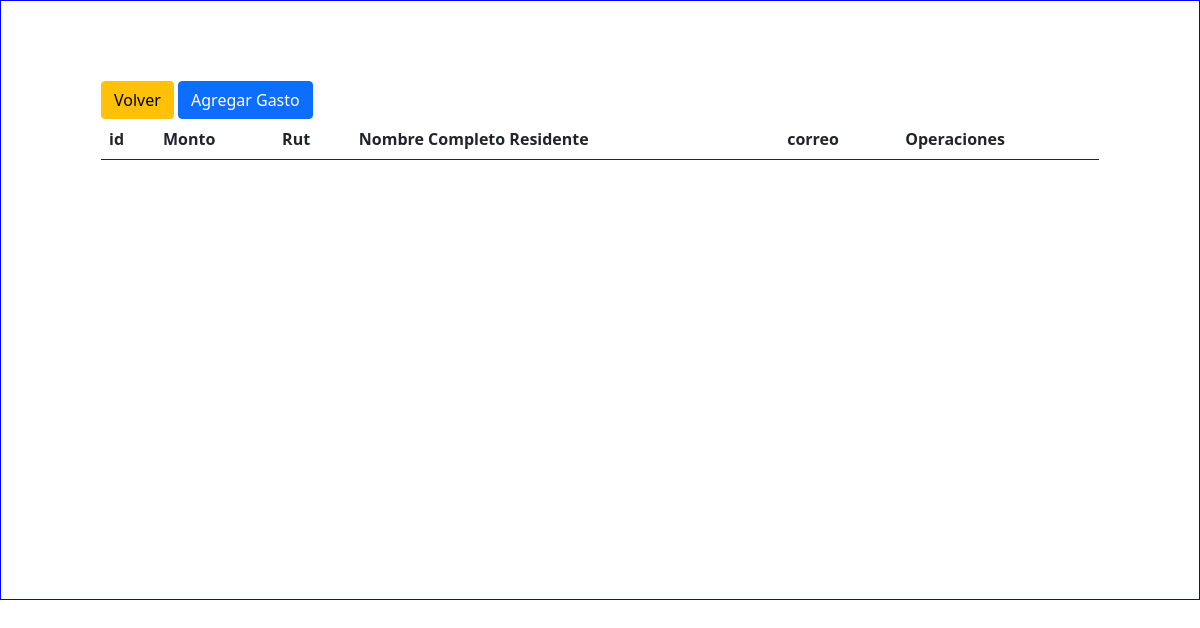
The app's page /gastos/, older data.
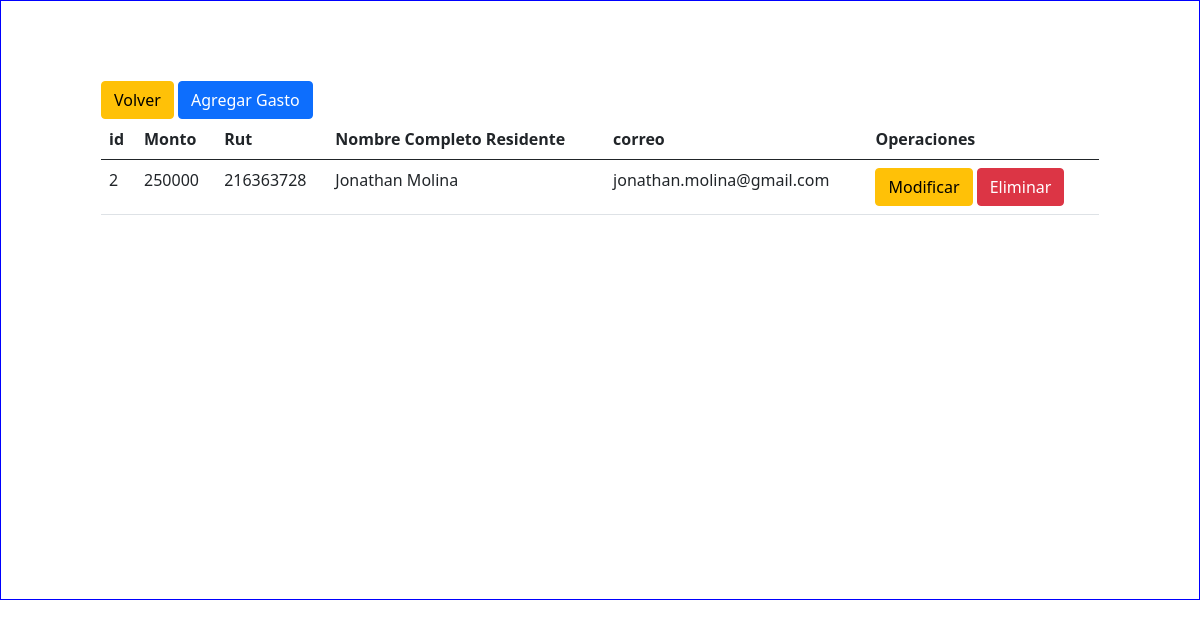
The same page, newer data.
### aplicacion/models.py (models this page shows, shortened)
class Gasto_Comun(models.Model):
    id_gasto_comun=models.AutoField(primary_key=True)
    monto=models.IntegerField()
    fecha_vencimiento=models.DateField()
    residente = models.ForeignKey(Residente, on_delete=models.CASCADE)

class Residente(models.Model):
    rut=models.IntegerField(primary_key=True,null=False)
    nombre_completo=models.CharField(max_length=100)
    telefono=models.IntegerField()
    correo_usuario=models.CharField( max_length=64)

### aplicacion/views.py (the view)
# urls.py: path("gastos/",gastos,name="Gastos"),
def gastos (request):
    gastos=Gasto_Comun.objects.all()
    datos={
        "gasto":gastos
    }
    return render (request,'aplicacion/gastos.html',datos)

### aplicacion/templates/aplicacion/gastos.html (shortened to what this page needs)
{% load static %}
<!DOCTYPE html>
<html lang="en">
<head>
    <link rel="stylesheet" href="../static/css/index.css">
    <link href="https://cdn.jsdelivr.net/npm/bootstrap@5.0.2/dist/css/bootstrap.min.css" rel="stylesheet"
>
</head>
<body>
    <div id="general">
    <div id="contenedor_izquierda">
        <div>
            <a href="{%     url 'index'%}" class="btn btn-warning">Volver</a>
            <a href="{% url 'ingresarGasto'  %}" class="btn btn-primary">Agregar Gasto</a>
            </div>
        <table class="table table-hover table-responsive">
            <thead>
                <tr>
                    <th>id</th>
                    <th>Monto</th>
                    <th>Rut</th>
                    <th>Nombre Completo Residente</th>
                    <th>correo</th>
                    <th>Operaciones</th>
                </tr>
            </thead>
        <tbody>
            {% for g in gasto %}
                <tr>
                    <td>{{ g.id_gasto_comun}}</td>
                    <td>{{ g.monto }}</td>
                    <td>{{ g.residente.rut}}</td>
                    <td>{{ g.residente.nombre_completo}}</td>
                    <td>{{ g.residente.correo_usuario}}</td>
                    <td>
                        <a href="{% url "UpGasto" g.id_gasto_comun %}" class="btn btn-warning">Modificar</a>
                        <form action="{% url 'eliminargasto' g.id_gasto_comun %}" method="POST" style="display:inline;">
                            <button type="submit" class="btn btn-danger">Eliminar</button>
                    </td>
                </tr>
                {% endfor %}
        </tbody>
    </table>
    </div>
    </div>
</body>
</html>

### aplicacion/static/css/index.css (style rules this page uses)
#general { border:1px solid blue; height: 600px; }
#contenedor_izquierda { height: 500px; margin-left: 100px; margin-right: 100px; border-radius: 7px; margin-top: 80px; align-items: center; }

Row changes from the older to the newer data that the page shows:
added Gasto_Comun: id_gasto_comun "2", monto "250000", residente.rut "216363728", residente.nombre_completo "Jonathan Molina", residente.correo_usuario "jonathan.molina@gmail.com"
